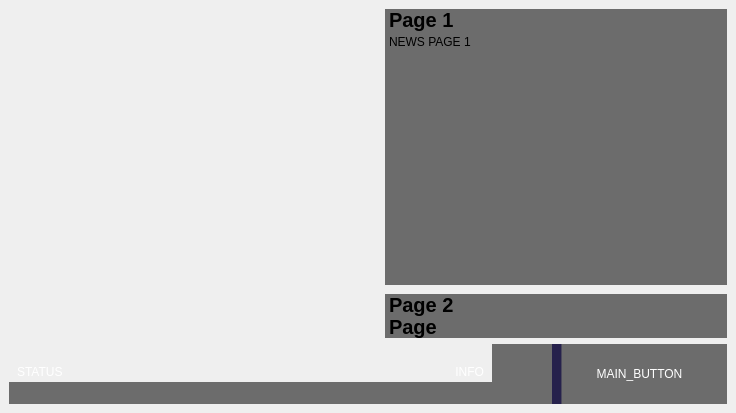
<?xml version="1.0" encoding="UTF-8"?>
<ui version="4.0">
 <class>MainWindow</class>
 <widget class="QMainWindow" name="MainWindow">
  <property name="geometry">
   <rect>
    <x>0</x>
    <y>0</y>
    <width>736</width>
    <height>413</height>
   </rect>
  </property>
  <property name="minimumSize">
   <size>
    <width>736</width>
    <height>413</height>
   </size>
  </property>
  <property name="maximumSize">
   <size>
    <width>736</width>
    <height>413</height>
   </size>
  </property>
  <property name="windowTitle">
   <string>OFQT</string>
  </property>
  <property name="windowIcon">
   <iconset resource="assets.qrc">
    <normaloff>:/icon/assets/game.ico</normaloff>:/icon/assets/game.ico</iconset>
  </property>
  <property name="styleSheet">
   <string notr="true"/>
  </property>
  <widget class="QWidget" name="centralwidget">
   <property name="styleSheet">
    <string notr="true"/>
   </property>
   <layout class="QVBoxLayout" name="verticalLayout">
    <item>
     <layout class="QHBoxLayout" name="horizontalLayout_2">
      <item>
       <layout class="QVBoxLayout" name="layoutLeft">
        <item>
         <widget class="QLabel" name="logoOF">
          <property name="styleSheet">
           <string notr="true">QLabel {
    margin: 10px;
}</string>
          </property>
          <property name="text">
           <string/>
          </property>
          <property name="pixmap">
           <pixmap resource="assets.qrc">:/icon/assets/logo.png</pixmap>
          </property>
         </widget>
        </item>
        <item>
         <spacer name="verticalSpacer">
          <property name="orientation">
           <enum>Qt::Vertical</enum>
          </property>
          <property name="sizeHint" stdset="0">
           <size>
            <width>20</width>
            <height>40</height>
           </size>
          </property>
         </spacer>
        </item>
       </layout>
      </item>
      <item>
       <spacer name="horizontalSpacer">
        <property name="orientation">
         <enum>Qt::Horizontal</enum>
        </property>
        <property name="sizeHint" stdset="0">
         <size>
          <width>40</width>
          <height>20</height>
         </size>
        </property>
       </spacer>
      </item>
      <item>
       <layout class="QVBoxLayout" name="layoutRight">
        <item>
         <widget class="QToolBox" name="toolBox">
          <property name="layoutDirection">
           <enum>Qt::LeftToRight</enum>
          </property>
          <property name="styleSheet">
           <string notr="true">QToolBox::tab {
	background-color: rgba(0, 0, 0, 140);
	font: bold 15pt;
}

QWidget {
	background-color: rgba(255, 255, 255, 0);
}

QPlainTextEdit {
	background-color: rgba(0, 0, 0, 140);
}</string>
          </property>
          <property name="currentIndex">
           <number>0</number>
          </property>
          <property name="tabSpacing">
           <number>0</number>
          </property>
          <widget class="QWidget" name="page">
           <property name="geometry">
            <rect>
             <x>0</x>
             <y>0</y>
             <width>268</width>
             <height>250</height>
            </rect>
           </property>
           <attribute name="label">
            <string>Page 1</string>
           </attribute>
           <layout class="QVBoxLayout" name="verticalLayout_2">
            <property name="spacing">
             <number>0</number>
            </property>
            <property name="leftMargin">
             <number>0</number>
            </property>
            <property name="topMargin">
             <number>0</number>
            </property>
            <property name="rightMargin">
             <number>0</number>
            </property>
            <item>
             <widget class="QPlainTextEdit" name="plainTextEdit">
              <property name="sizePolicy">
               <sizepolicy hsizetype="Preferred" vsizetype="Preferred">
                <horstretch>0</horstretch>
                <verstretch>0</verstretch>
               </sizepolicy>
              </property>
              <property name="frameShape">
               <enum>QFrame::NoFrame</enum>
              </property>
              <property name="frameShadow">
               <enum>QFrame::Plain</enum>
              </property>
              <property name="readOnly">
               <bool>true</bool>
              </property>
              <property name="plainText">
               <string>NEWS PAGE 1
</string>
              </property>
             </widget>
            </item>
           </layout>
          </widget>
          <widget class="QWidget" name="page_2">
           <property name="geometry">
            <rect>
             <x>0</x>
             <y>0</y>
             <width>268</width>
             <height>250</height>
            </rect>
           </property>
           <attribute name="label">
            <string>Page 2</string>
           </attribute>
           <layout class="QVBoxLayout" name="verticalLayout_3">
            <property name="spacing">
             <number>0</number>
            </property>
            <property name="leftMargin">
             <number>0</number>
            </property>
            <property name="topMargin">
             <number>0</number>
            </property>
            <property name="rightMargin">
             <number>0</number>
            </property>
            <item>
             <widget class="QPlainTextEdit" name="plainTextEdit_2">
              <property name="sizePolicy">
               <sizepolicy hsizetype="Preferred" vsizetype="Preferred">
                <horstretch>0</horstretch>
                <verstretch>0</verstretch>
               </sizepolicy>
              </property>
              <property name="frameShape">
               <enum>QFrame::NoFrame</enum>
              </property>
              <property name="frameShadow">
               <enum>QFrame::Plain</enum>
              </property>
              <property name="readOnly">
               <bool>true</bool>
              </property>
              <property name="plainText">
               <string>NEWS PAGE 1
</string>
              </property>
             </widget>
            </item>
           </layout>
          </widget>
          <widget class="QWidget" name="page_3">
           <attribute name="label">
            <string>Page</string>
           </attribute>
           <layout class="QVBoxLayout" name="verticalLayout_4">
            <property name="spacing">
             <number>0</number>
            </property>
            <property name="leftMargin">
             <number>0</number>
            </property>
            <property name="topMargin">
             <number>0</number>
            </property>
            <property name="rightMargin">
             <number>0</number>
            </property>
            <item>
             <widget class="QPlainTextEdit" name="plainTextEdit_3">
              <property name="sizePolicy">
               <sizepolicy hsizetype="Preferred" vsizetype="Preferred">
                <horstretch>0</horstretch>
                <verstretch>0</verstretch>
               </sizepolicy>
              </property>
              <property name="frameShape">
               <enum>QFrame::NoFrame</enum>
              </property>
              <property name="frameShadow">
               <enum>QFrame::Plain</enum>
              </property>
              <property name="readOnly">
               <bool>true</bool>
              </property>
              <property name="plainText">
               <string>NEWS PAGE 1
</string>
              </property>
             </widget>
            </item>
           </layout>
          </widget>
         </widget>
        </item>
       </layout>
      </item>
     </layout>
    </item>
    <item>
     <layout class="QHBoxLayout" name="horizontalLayout">
      <property name="spacing">
       <number>0</number>
      </property>
      <property name="sizeConstraint">
       <enum>QLayout::SetMinimumSize</enum>
      </property>
      <item>
       <layout class="QVBoxLayout" name="statusLayout">
        <item>
         <layout class="QHBoxLayout" name="horizontalLayout_4">
          <item>
           <widget class="QLabel" name="statusLabel">
            <property name="sizePolicy">
             <sizepolicy hsizetype="Minimum" vsizetype="Minimum">
              <horstretch>0</horstretch>
              <verstretch>0</verstretch>
             </sizepolicy>
            </property>
            <property name="styleSheet">
             <string notr="true">QLabel {
    color: white;
    margin-left: 5px;
    margin-right: 5px;
}</string>
            </property>
            <property name="text">
             <string>STATUS</string>
            </property>
            <property name="alignment">
             <set>Qt::AlignBottom|Qt::AlignLeading|Qt::AlignLeft</set>
            </property>
           </widget>
          </item>
          <item>
           <widget class="QLabel" name="infoLabel">
            <property name="sizePolicy">
             <sizepolicy hsizetype="Minimum" vsizetype="Minimum">
              <horstretch>0</horstretch>
              <verstretch>0</verstretch>
             </sizepolicy>
            </property>
            <property name="styleSheet">
             <string notr="true">QLabel {
    color: white;
    margin-left: 5px;
    margin-right: 5px;
}</string>
            </property>
            <property name="text">
             <string>INFO</string>
            </property>
            <property name="alignment">
             <set>Qt::AlignBottom|Qt::AlignRight|Qt::AlignTrailing</set>
            </property>
           </widget>
          </item>
         </layout>
        </item>
        <item>
         <widget class="QProgressBar" name="progressBar">
          <property name="styleSheet">
           <string notr="true">QProgressBar
{
    text-align: center;
    border: none;
    background-color: rgba(0, 0, 0, 140);
    color: white;
}

QProgressBar::chunk
{
    background-color: qlineargradient(spread:pad, x1:0, y1:0, x2:1, y2:0,
                                  stop:0 rgba(42, 28, 77, 255),
                                  stop:1 rgba(73, 43, 133, 255));
    border: none;
}</string>
          </property>
          <property name="minimum">
           <number>0</number>
          </property>
          <property name="value">
           <number>-1</number>
          </property>
          <property name="alignment">
           <set>Qt::AlignCenter</set>
          </property>
          <property name="invertedAppearance">
           <bool>false</bool>
          </property>
          <property name="textDirection">
           <enum>QProgressBar::TopToBottom</enum>
          </property>
         </widget>
        </item>
       </layout>
      </item>
      <item>
       <widget class="QPushButton" name="settingsButton">
        <property name="sizePolicy">
         <sizepolicy hsizetype="Fixed" vsizetype="Fixed">
          <horstretch>0</horstretch>
          <verstretch>0</verstretch>
         </sizepolicy>
        </property>
        <property name="minimumSize">
         <size>
          <width>60</width>
          <height>60</height>
         </size>
        </property>
        <property name="autoFillBackground">
         <bool>false</bool>
        </property>
        <property name="styleSheet">
         <string notr="true">QPushButton {
    padding: 10px;
    image: url(:/icon/assets/gear-solid.png);
    background-color: rgba(0, 0, 0, 140);
    border: none;
    color: white;
}

QPushButton:pressed {
    /*background-color: rgba(0, 0, 0, 200);*/
}
</string>
        </property>
        <property name="text">
         <string/>
        </property>
       </widget>
      </item>
      <item>
       <widget class="QPushButton" name="mainButton">
        <property name="sizePolicy">
         <sizepolicy hsizetype="Fixed" vsizetype="Fixed">
          <horstretch>0</horstretch>
          <verstretch>0</verstretch>
         </sizepolicy>
        </property>
        <property name="minimumSize">
         <size>
          <width>175</width>
          <height>60</height>
         </size>
        </property>
        <property name="styleSheet">
         <string notr="true">QPushButton {
    /*background-color: rgba(0, 0, 0, 140);*/	
	background-color: qlineargradient(spread:pad, x1:0, y1:0, x2:1, y2:0, stop:0 rgba(38, 33, 76, 255), stop:0.0534188 rgba(38, 33, 76, 255), stop:0.0566239 rgba(0, 0, 0, 140));
    border: none;
    color: white;
}

QPushButton:pressed {
    /*background-color: rgba(0, 0, 0, 200);*/
	background-color: qlineargradient(spread:pad, x1:0, y1:0, x2:1, y2:0, stop:0 rgba(38, 33, 76, 255), stop:0.0534188 rgba(38, 33, 76, 255), stop:0.0566239 rgba(0, 0, 0, 200));
}
</string>
        </property>
        <property name="text">
         <string>MAIN_BUTTON</string>
        </property>
       </widget>
      </item>
     </layout>
    </item>
   </layout>
  </widget>
 </widget>
 <tabstops>
  <tabstop>mainButton</tabstop>
  <tabstop>settingsButton</tabstop>
 </tabstops>
 <resources>
  <include location="assets.qrc"/>
 </resources>
 <connections/>
</ui>
